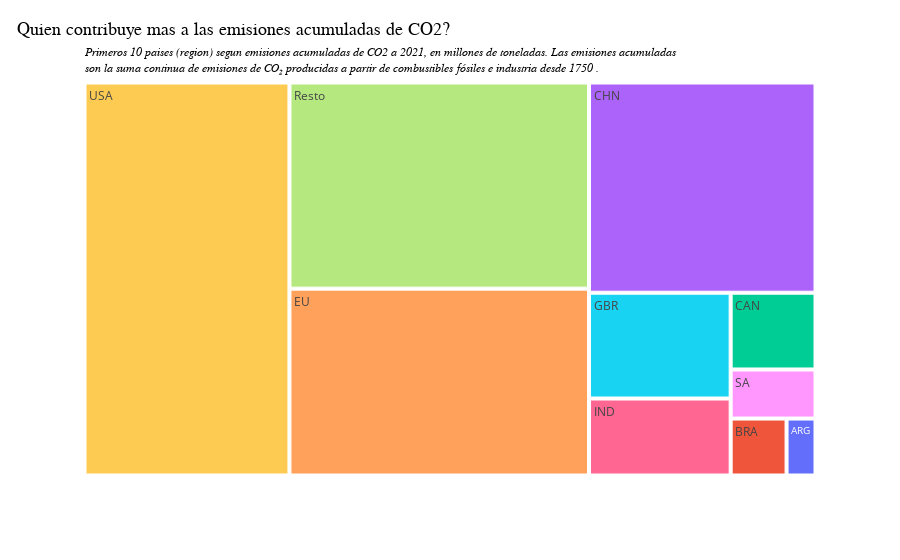

The notebook cell saved with this chart:
### Markdown cell above
**Que paises son los q mas aportaron a lo largo del tiempo a las emisiones acumuladas de CO2?**

A partir del primer grafico podemos ver que los primeros 10 emisores son las principales economias del mundo en terminos de su producto bruto o poblacion.

### Code cell
subset_2021 = graficos_df.copy()
subset_2021 = subset_2021.loc['2021-01-01':]

# Agrupo por país y sumo las emisiones acumuladas
df_grouped = subset_2021.groupby('country_2')['cumulative_co2'].sum()

# dataframe para Plotly
df = pd.DataFrame({'country_2': df_grouped.index, 'cumulative_co2': df_grouped.values})

# valores para el treemap
df['size'] = df['cumulative_co2']/df['cumulative_co2'].sum()

# labels para los treemap
df['label'] = df['country_2'].astype(str) + '<br>' + df['cumulative_co2'].astype(str) + ' ktCO2'

fig = px.treemap(df, 
                 path=['country_2'], 
                 values='size', 
                 color='country_2',
                 hover_data=['label'],
                 template="plotly_white"
                )

# actualizar el título del gráfico
fig.update_layout(
    title={
        'text': "Quien contribuye mas a las emisiones acumuladas de CO2?",
        'x': 0.5,
        'y': 0.96,
        'font': {'size': 18, 'color': 'black', 'family': 'Arial, sans-serif'},
        'xanchor': 'right',
    },
    annotations=[
        dict(
            x=0,
            y=0.959,
            showarrow=False,
            text="<i style='font-size:12px;'> Primeros 10 paises (region) segun emisiones acumuladas de CO2 a 2021, en millones de toneladas. Las emisiones acumuladas <br> son la suma continua de emisiones de CO₂ producidas a partir de combustibles fósiles e industria desde 1750 .</i>",
            xref='paper',
            yref='paper',
            font= {'size': 12, 'color': 'black', 'family': 'Arial'},
            xanchor='left',
            yanchor='bottom',
            align='left'
        )
    ]
)



# actualizar las etiquetas
fig.update_traces(hovertemplate='<b>%{label}</b><br>Emisiones acumuladas de CO2 (como % del total): %{value:.2%}')
fig.show()

### Figure 1 — Plotly figure (JSON) as saved in the notebook; plotly's stock layout.template omitted (floating-point values rounded to 4 significant figures)
{"data": [{"branchvalues": "total", "customdata": [["ARG<br>8636.5 ktCO2", "ARG"], ["BRA<br>16672.438 ktCO2", "BRA"], ["CAN<br>34115.395 ktCO2", "CAN"], ["CHN<br>249352.812 ktCO2", "CHN"], ["EU<br>293191.652 ktCO2", "EU"], ["GBR<br>78508.719 ktCO2", "GBR"], ["IND<br>57105.387 ktCO2", "IND"], ["Resto<br>323452.263 ktCO2", "Resto"], ["SA<br>21808.704999999998 ktCO2", "SA"], ["USA<br>421906.844 ktCO2", "USA"]], "domain": {"x": [0, 1], "y": [0, 1]}, "hovertemplate": "<b>%{label}</b><br>Emisiones acumuladas de CO2 (como % del total): %{value:.2%}", "ids": ["ARG", "BRA", "CAN", "CHN", "EU", "GBR", "IND", "Resto", "SA", "USA"], "labels": ["ARG", "BRA", "CAN", "CHN", "EU", "GBR", "IND", "Resto", "SA", "USA"], "marker": {"colors": ["#636efa", "#EF553B", "#00cc96", "#ab63fa", "#FFA15A", "#19d3f3", "#FF6692", "#B6E880", "#FF97FF", "#FECB52"]}, "name": "", "parents": ["", "", "", "", "", "", "", "", "", ""], "type": "treemap", "values": [0.005739, 0.01108, 0.02267, 0.1657, 0.1948, 0.05217, 0.03795, 0.215, 0.01449, 0.2804]}], "layout": {"annotations": [{"align": "left", "font": {"color": "black", "family": "Arial", "size": 12}, "showarrow": false, "text": "<i style='font-size:12px;'> Primeros 10 paises (region) segun emisiones acumuladas de CO2 a 2021, en millones de toneladas. Las emisiones acumuladas <br> son la suma continua de emisiones de CO₂ producidas a partir de combustibles fósiles e industria desde 1750 .</i>", "x": 0, "xanchor": "left", "xref": "paper", "y": 0.959, "yanchor": "bottom", "yref": "paper"}], "legend": {"tracegroupgap": 0}, "margin": {"t": 60}, "title": {"font": {"color": "black", "family": "Arial, sans-serif", "size": 18}, "text": "Quien contribuye mas a las emisiones acumuladas de CO2?", "x": 0.5, "xanchor": "right", "y": 0.96}}}
